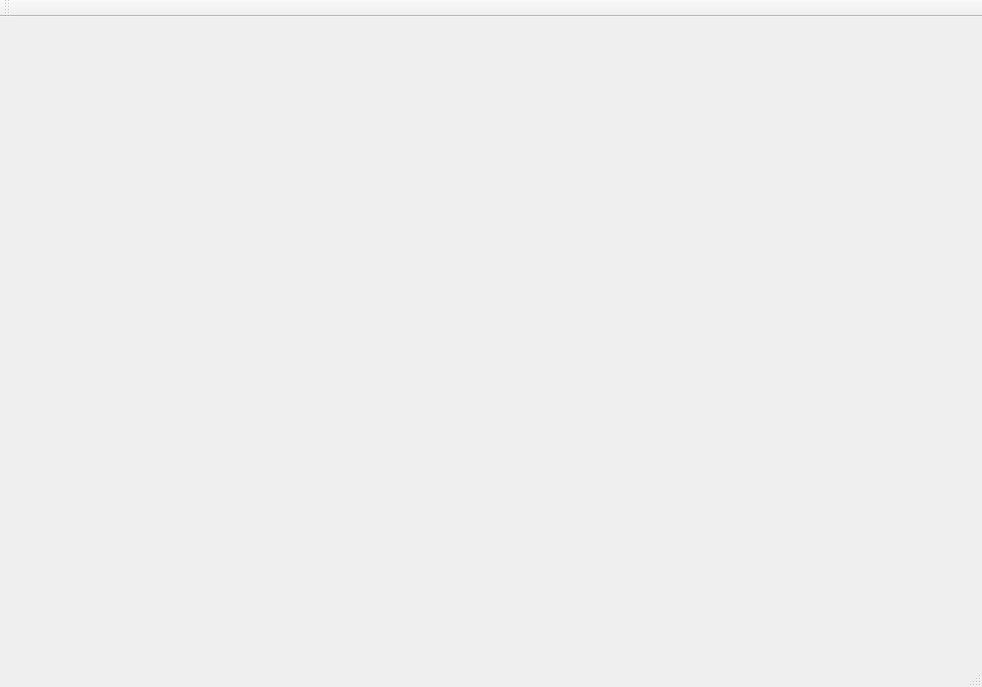
<?xml version="1.0" encoding="UTF-8"?>
<ui version="4.0">
 <class>MainWindow</class>
 <widget class="QMainWindow" name="MainWindow">
  <property name="geometry">
   <rect>
    <x>0</x>
    <y>0</y>
    <width>982</width>
    <height>687</height>
   </rect>
  </property>
  <property name="windowTitle">
   <string>MainWindow</string>
  </property>
  <widget class="QWidget" name="centralWidget"/>
  <widget class="QMenuBar" name="menuBar">
   <property name="geometry">
    <rect>
     <x>0</x>
     <y>0</y>
     <width>982</width>
     <height>30</height>
    </rect>
   </property>
  </widget>
  <widget class="QToolBar" name="mainToolBar">
   <attribute name="toolBarArea">
    <enum>TopToolBarArea</enum>
   </attribute>
   <attribute name="toolBarBreak">
    <bool>false</bool>
   </attribute>
  </widget>
  <widget class="QStatusBar" name="statusBar"/>
 </widget>
 <layoutdefault spacing="6" margin="11"/>
 <resources/>
 <connections/>
</ui>
